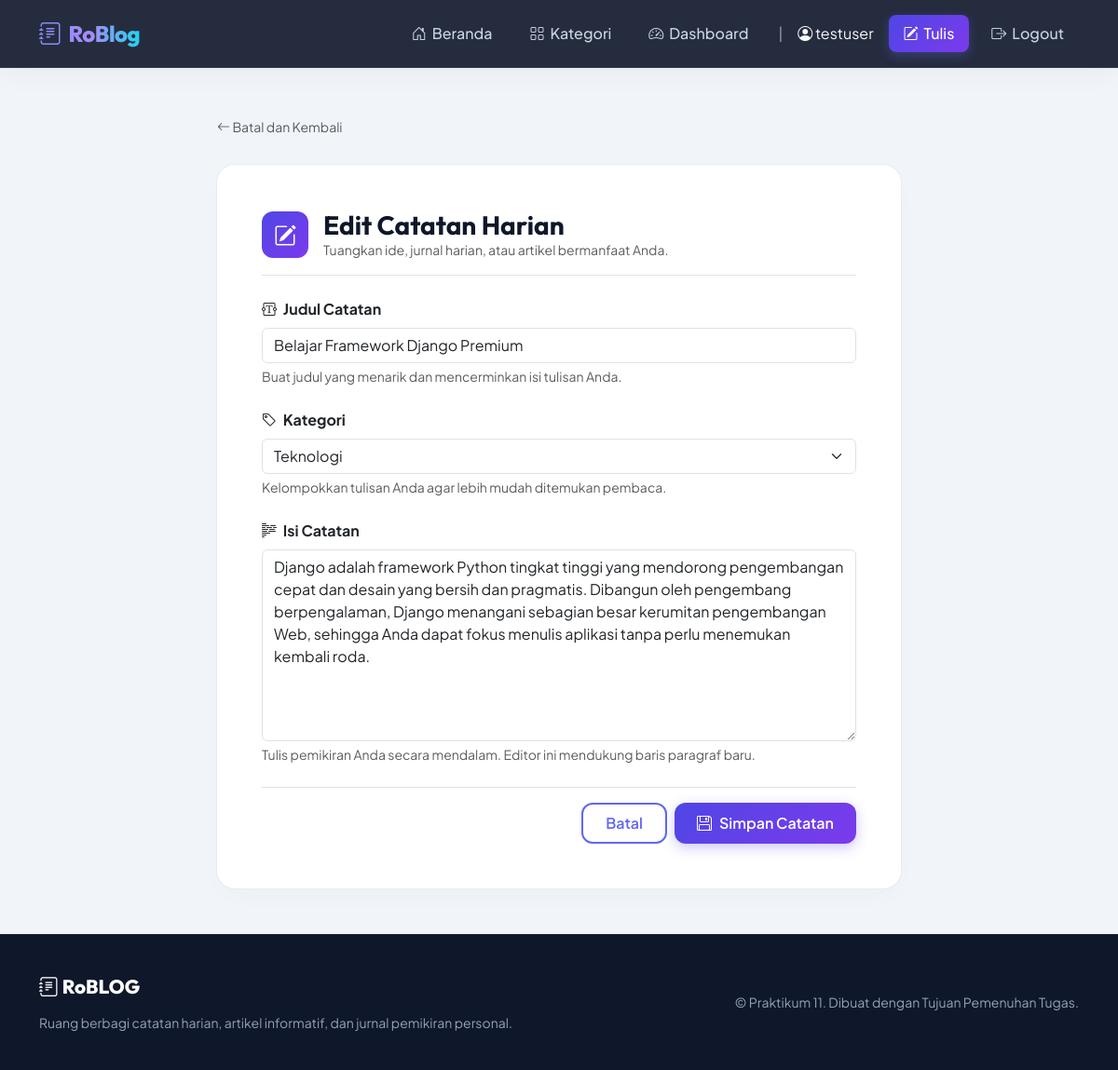
/post/1/edit/ (signed in), run on the app's committed database.
### blog/models.py (models this page shows, shortened)
class Post(models.Model):
    title = models.CharField(max_length=200)
    content = models.TextField()
    author = models.ForeignKey(User, on_delete=models.CASCADE)
    category = models.ForeignKey(Category, on_delete=models.SET_NULL, null=True, blank=True, related_name='posts')
    created_at = models.DateTimeField(auto_now_add=True)
    updated_at = models.DateTimeField(auto_now=True)
    class Meta:
        ordering = ['-created_at']

### blog/views.py (the view)
# urls.py: path('post/<int:pk>/edit/', views.post_update, name='post-update'),
@login_required
def post_update(request, pk):
    post = get_object_or_404(Post, pk=pk)
    if post.author != request.user:
        messages.error(request, 'Kamu tidak punya izin mengedit catatan ini!')
        return redirect('post-detail', pk=pk)
    if request.method == 'POST':
        form = PostForm(request.POST, instance=post)
        if form.is_valid():
            form.save()
            messages.success(request, 'Catatan berhasil diperbarui!')
            return redirect('post-detail', pk=post.pk)
    else:
        form = PostForm(instance=post)
    return render(request, 'blog/post_form.html', {
        'form': form,
        'action': 'Edit',
        'post': post
    })

### blog/forms.py
class PostForm(forms.ModelForm):
    class Meta:
        model = Post
        fields = ['title', 'category', 'content']  # Field yang muncul di form
        widgets = {
            'title': forms.TextInput(attrs={
                'class': 'form-control',
                'placeholder': 'Judul catatan...'
            }),
            'category': forms.Select(attrs={
                'class': 'form-select',
            }),
            'content': forms.Textarea(attrs={
                'class': 'form-control',
                'rows': 8,
                'placeholder': 'Tulis catatanmu di sini...'
            }),
        }

### blog/models.py (called while the page is built)
    def __str__(self):
        return self.name

### blog/templates/blog/post_form.html (shortened to what this page needs)
{% extends 'blog/base.html' %}
{% block content %}
<div class="row justify-content-center">
    <div class="col-md-9 col-lg-8">
        <a href="{% if post %}{% url 'post-detail' post.pk %}{% else %}{% url 'post-list' %}{% endif %}" class="btn btn-sm btn-link text-decoration-none text-muted mb-4 px-0">
            <i class="bi bi-arrow-left"></i> Batal dan Kembali
        </a>
        <div class="card card-premium p-4 p-md-5">
            <div class="d-flex align-items-center gap-3 mb-4 pb-3 border-bottom">
                <div class="avatar-large" style="background: var(--primary-grad); width: 50px; height: 50px; border-radius: 12px; color: white; display: flex; align-items: center; justify-content: center;">
                    <i class="bi bi-pencil-square fs-4"></i>
                </div>
                <div>
                    <h3 class="m-0 fw-bold">{{ action }} Catatan Harian</h3>
                    <p class="text-muted m-0 small">Tuangkan ide, jurnal harian, atau artikel bermanfaat Anda.</p>
                </div>
            </div>
            <form method="post" novalidate>
                <div class="mb-4">
                    <label class="form-label fw-bold text-dark"><i class="bi bi-textarea-t text-indigo me-1"></i> Judul Catatan</label>
                    {{ form.title }}
                    {% if form.title.errors %}
                        <div class="text-danger small mt-1"><i class="bi bi-exclamation-circle-fill"></i> {{ form.title.errors|join:", " }}</div>
                    {% else %}
                        <div class="form-text text-muted small">Buat judul yang menarik dan mencerminkan isi tulisan Anda.</div>
                    {% endif %}
                </div>
                <div class="mb-4">
                    <label class="form-label fw-bold text-dark"><i class="bi bi-tag text-indigo me-1"></i> Kategori</label>
                    {{ form.category }}
                    {% if form.category.errors %}
                        <div class="text-danger small mt-1"><i class="bi bi-exclamation-circle-fill"></i> {{ form.category.errors|join:", " }}</div>
                    {% else %}
                        <div class="form-text text-muted small">Kelompokkan tulisan Anda agar lebih mudah ditemukan pembaca.</div>
                    {% endif %}
                </div>
                <div class="mb-4">
                    <label class="form-label fw-bold text-dark"><i class="bi bi-body-text text-indigo me-1"></i> Isi Catatan</label>
                    {{ form.content }}
                    {% if form.content.errors %}
                        <div class="text-danger small mt-1"><i class="bi bi-exclamation-circle-fill"></i> {{ form.content.errors|join:", " }}</div>
                    {% else %}
                        <div class="form-text text-muted small">Tulis pemikiran Anda secara mendalam. Editor ini mendukung baris paragraf baru.</div>
                    {% endif %}
                </div>
                <div class="d-flex gap-2 mt-4 pt-3 border-top justify-content-end">
                    <a href="{% url 'post-list' %}" class="btn btn-premium-outline px-4">
                        Batal
                    </a>
                    <button type="submit" class="btn btn-premium px-4 d-flex align-items-center gap-2">
                        <i class="bi bi-floppy"></i> <span>Simpan Catatan</span>
                    </button>
                </div>
            </form>
        </div>
    </div>
</div>
{% endblock %}

### blog/templates/blog/base.html (shortened to what this page needs)
<!DOCTYPE html>
<html lang="id">
<head>
    <link href="https://cdn.jsdelivr.net/npm/bootstrap@5.3.0/dist/css/bootstrap.min.css" rel="stylesheet">
    <link rel="stylesheet" href="https://cdn.jsdelivr.net/npm/bootstrap-icons@1.11.1/font/bootstrap-icons.css">
</head>
<body>
    <nav class="navbar navbar-expand-lg navbar-dark">
        <div class="container">
            <a class="navbar-brand" href="{% url 'post-list' %}">
                <i class="bi bi-journal-text text-indigo"></i>
                <span>RoBlog</span>
            </a>
            <div class="collapse navbar-collapse" id="mainNavbar">
                <ul class="navbar-nav ms-auto align-items-center gap-2 mt-3 mt-lg-0">
                    <li class="nav-item">
                        <a class="nav-link" href="{% url 'post-list' %}">
                            <i class="bi bi-house-door"></i> Beranda
                        </a>
                    </li>
                    <li class="nav-item">
                        <a class="nav-link" href="{% url 'category-list' %}">
                            <i class="bi bi-grid"></i> Kategori
                        </a>
                    </li>
                    {% if user.is_authenticated %}
                    <li class="nav-item">
                        <a class="nav-link" href="{% url 'dashboard' %}">
                            <i class="bi bi-speedometer2"></i> Dashboard
                        </a>
                    </li>
                    <span class="navbar-text text-light-50 px-2 d-none d-lg-inline">|</span>
                    <li class="nav-item">
                        <span class="navbar-text text-light me-2">
                            <i class="bi bi-person-circle"></i> {{ user.username }}
                        </span>
                    </li>
                    <li class="nav-item">
                        <a class="nav-link btn-write px-3 text-white" href="{% url 'post-create' %}">
                            <i class="bi bi-pencil-square"></i> Tulis
                        </a>
                    </li>
                    <li class="nav-item">
                        <a class="nav-link text-danger-hover" href="{% url 'logout' %}">
                            <i class="bi bi-box-arrow-right"></i> Logout
                        </a>
                    </li>
                    {% endif %}
                </ul>
            </div>
        </div>
    </nav>
    <div class="container my-5">
        {% block content %}{% endblock %}
    </div>
    <footer>
        <div class="container">
            <div class="row align-items-center">
                <div class="col-md-6 text-center text-md-start mb-3 mb-md-0">
                    <span class="footer-brand">
                        <i class="bi bi-journal-text text-indigo"></i> RoBLOG
                    </span>
                    <p class="mb-0 small text">Ruang berbagi catatan harian, artikel informatif, dan jurnal
                        pemikiran personal.</p>
                </div>
                <div class="col-md-6 text-center text-md-end">
                    <p class="mb-0 small">&copy; Praktikum 11. Dibuat dengan Tujuan Pemenuhan Tugas.</p>
                </div>
            </div>
        </div>
    </footer>
</body>
</html>

### blog/templates/blog/base.html (style rules this page uses)
:root { --primary-grad: linear-gradient(135deg, #4f46e5 0%, #7c3aed 100%); --accent-grad: linear-gradient(135deg, #06b6d4 0%, #3b82f6 100%); --navy-dark: #0f172a; --navy-slate: #1e293b; --navy-light: #f8fafc; --text-main: #334155; --text-muted: #64748b; }
body { font-family: 'Plus Jakarta Sans', sans-serif; background-color: #f1f5f9; color: var(--text-main); min-height: 100vh; display: flex; flex-direction: column; overflow-x: hidden; }
h1, h2, h3, h4, h5, h6 { font-family: 'Outfit', sans-serif; font-weight: 700; color: var(--navy-dark); }
.navbar { background: rgba(15, 23, 42, 0.9) !important; backdrop-filter: blur(12px); -webkit-backdrop-filter: blur(12px); border-bottom: 1px solid rgba(255, 255, 255, 0.08); padding: 0.8rem 0; box-shadow: 0 4px 30px rgba(0, 0, 0, 0.05); position: sticky; top: 0; z-index: 1030; transition: all 0.3s ease; }
.navbar-brand { font-family: 'Outfit', sans-serif; font-size: 1.5rem; font-weight: 800; background: linear-gradient(to right, #818cf8, #a78bfa, #22d3ee); -webkit-background-clip: text; -webkit-text-fill-color: transparent; letter-spacing: -0.5px; display: flex; align-items: center; gap: 8px; }
.nav-link { font-weight: 500; color: #cbd5e1 !important; padding: 0.5rem 1rem !important; border-radius: 8px; transition: all 0.2s ease; display: flex; align-items: center; gap: 6px; }
.nav-link.btn-write { background: var(--primary-grad); color: #ffffff !important; box-shadow: 0 4px 12px rgba(99, 102, 241, 0.3); }
.btn-premium { background: var(--primary-grad); border: none; color: white; font-weight: 600; border-radius: 12px; padding: 0.6rem 1.5rem; box-shadow: 0 4px 14px rgba(79, 70, 229, 0.3); transition: all 0.3s cubic-bezier(0.4, 0, 0.2, 1); }
.btn-premium-outline { background: transparent; border: 2px solid #6366f1; color: #6366f1; font-weight: 600; border-radius: 12px; padding: 0.5rem 1.4rem; transition: all 0.3s ease; }
.card-premium { background: #ffffff; border: 1px solid rgba(226, 232, 240, 0.8); border-radius: 20px; box-shadow: 0 10px 30px -10px rgba(0, 0, 0, 0.04); transition: all 0.3s cubic-bezier(0.4, 0, 0.2, 1); overflow: hidden; }
footer { background: var(--navy-dark); color: #94a3b8; padding: 2.5rem 0; margin-top: auto; border-top: 1px solid rgba(255, 255, 255, 0.05); }
.footer-brand { font-family: 'Outfit', sans-serif; font-size: 1.3rem; font-weight: 800; color: #ffffff; margin-bottom: 0.8rem; display: inline-block; }

### data on the page
Post: title "Belajar Framework Django Premium", category "Teknologi", content "Django adalah framework Python tingkat tinggi yang mendorong pengembangan cepat dan desain yang bersih dan pragmatis. Dibangun oleh pengembang berpengalaman, Django menangani sebagian besar kerumitan pengembangan Web, sehingga Anda dapat fokus menulis aplikasi tanpa perlu menemukan kembali roda."

### other printed values
{{ user.username }} "testuser"
{{ action }} "Edit"
